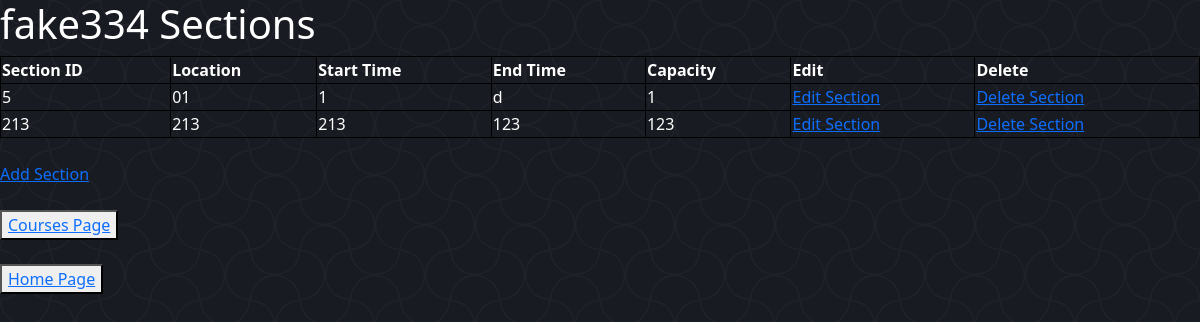
The app's page /sections/6/ with its own data.
### Management/models.py (models this page shows, shortened)
class Section(models.Model):
    sectionID = models.IntegerField(primary_key=True)
    location = models.CharField(max_length=8)
    startTime = models.CharField(max_length=7)
    endTime = models.CharField(max_length=7)
    capacity = models.IntegerField()
    TA = models.ForeignKey(User, on_delete=models.SET_NULL, null=True)
    courseID = models.ForeignKey(Course, on_delete=models.CASCADE)
    def getSectionsFromCourse(self, courseID):
        return Section.objects.filter(courseID=courseID)

### Management/views.py (the view)
# urls.py: path('sections/<int:course_id>/', sections.as_view(), name='sections'),
class sections(View):
    def get(self, request, course_id):
        course = Course.getCourse(self, course_id)
        sectionList = Section.getSectionsFromCourse(self, course_id)
        context = {'course': course, 'sections': sectionList}
        return render(request, 'main/Section/sections.html', context)

### Management/models.py (called while the page is built)
    def getCourse(self, courseID):
        return get_object_or_404(Course, pk=courseID)

### templates/main/Section/sections.html (shortened to what this page needs)
{% extends 'base.html' %}
{% block content %}
<h1>{{ course.courseName }} Sections</h1>
<table id=1 style="width:100%">
  <tr>
    <th>Section ID</th>
    <th>Location</th>
    <th>Start Time</th>
    <th>End Time</th>
    <th>Capacity</th>
    <th>Edit</th>
    <th>Delete</th>
  </tr>
  {% for section in sections %}
  <tr>
    <td>{{ section.sectionID }}</td>
    <td>{{ section.location }}</td>
    <td>{{ section.startTime }}</td>
    <td>{{ section.endTime }}</td>
    <td>{{ section.capacity }}</td>
    <td><a href="{% url 'sectionEdit' course.courseID section.sectionID %}">Edit Section</a></td>
    <td><a href="{% url 'sectionDelete' course.courseID section.sectionID %}">Delete Section</a></td>
  </tr>
  {% endfor %}
</table> <br>
<a href="{% url 'sectionAdd' course.courseID %}">Add Section</a>
 <br> <br> <button type="button"><a href="{% url 'courses' %}">Courses Page</a></button>
<br> <br><button type="button"><a href="{% url 'mainHome' %}">Home Page</a></button>
{% endblock content %}

### static/css/style.css (style rules this page uses)
body { background-color: #282934; color: white; }

### templates/main/Section/sections.html (style rules this page uses)
table, th, td { border:1px solid black; }

### records on screen
Section: sectionID "5", location "01", startTime "1", endTime "d", capacity "1"
Section: sectionID "213", location "213", startTime "213", endTime "123", capacity "123"
